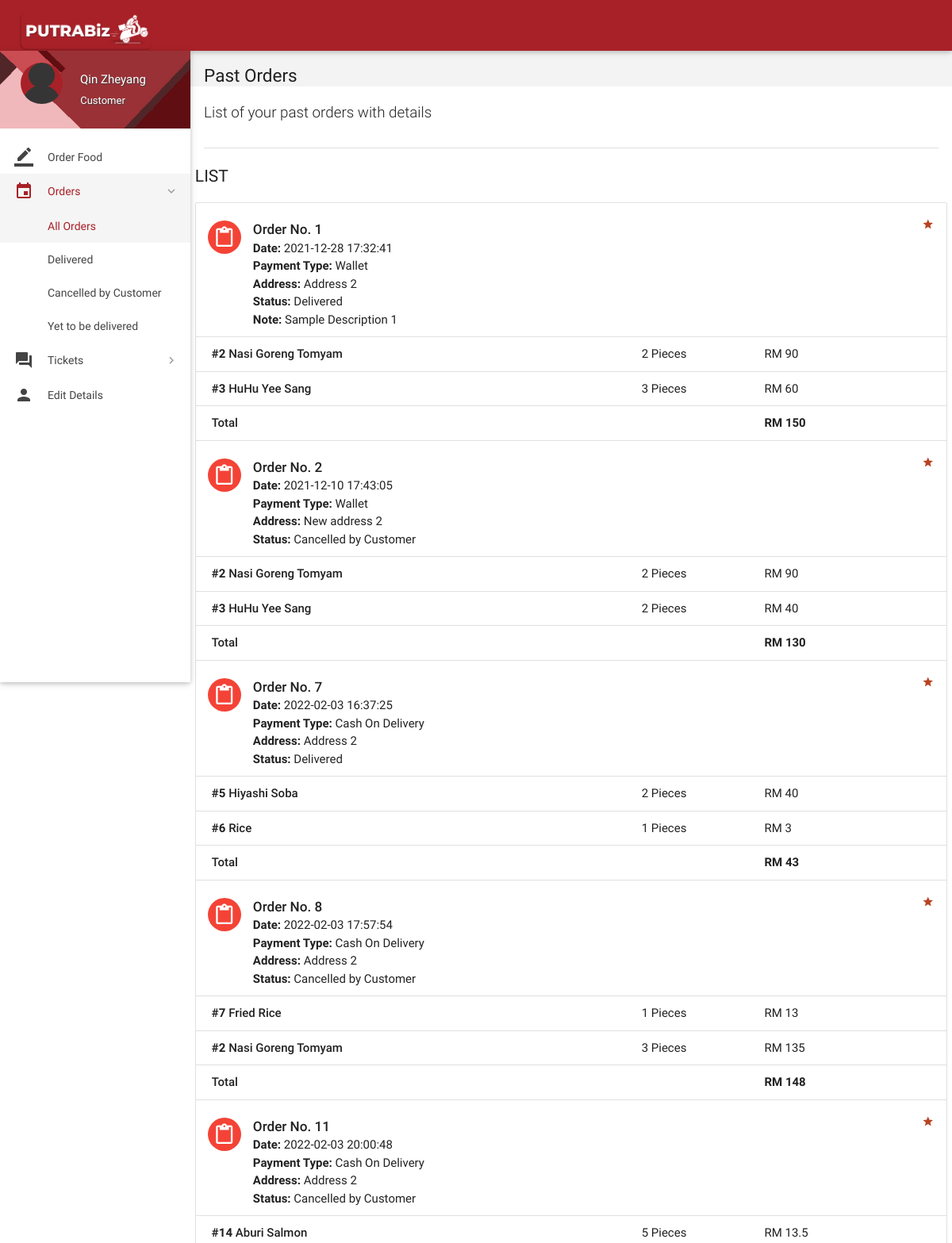
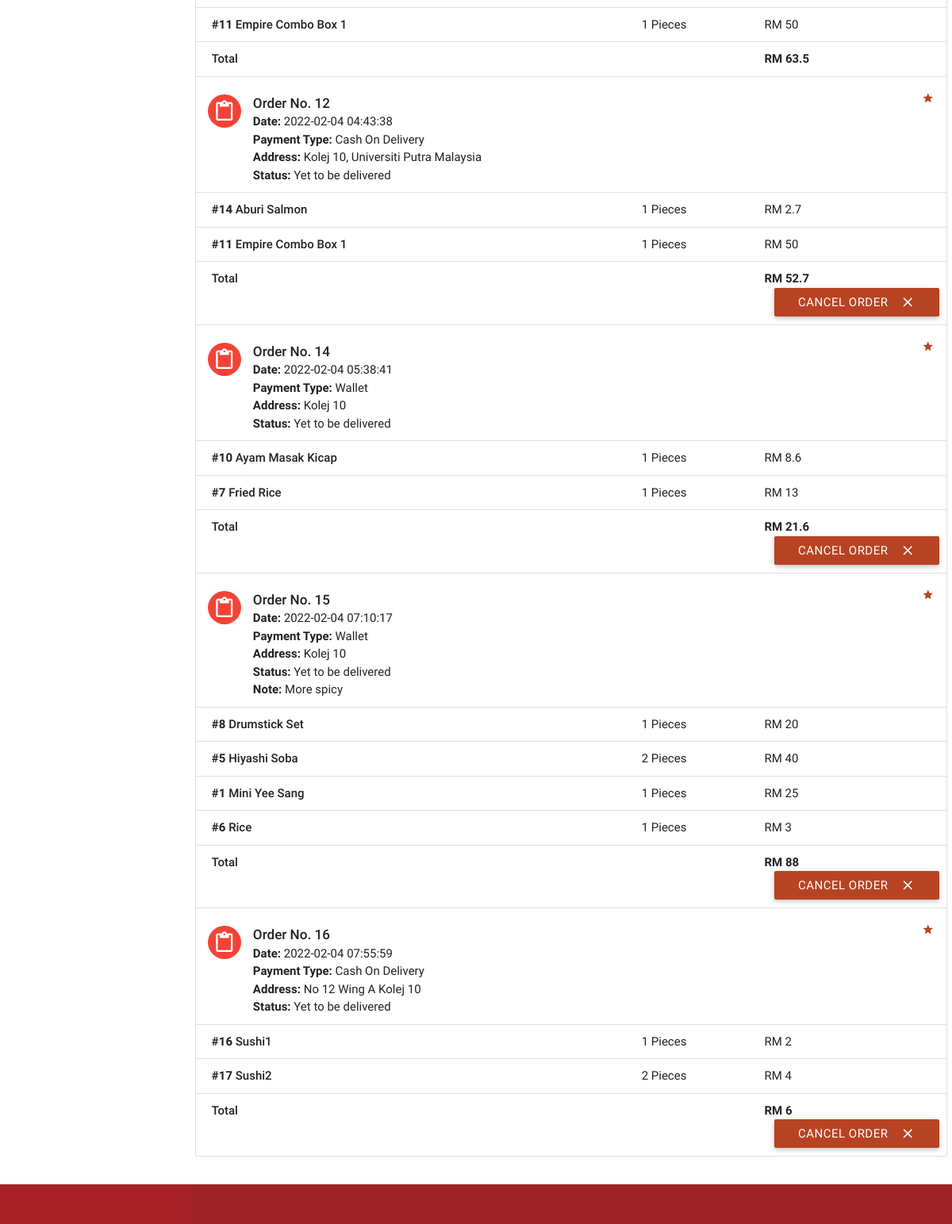
The app's page /Codes/orders.php (signed in) with its own data (2 pictures, top to bottom).
### tables this page shows
CREATE TABLE `orders` (
  `id` int(11) NOT NULL,
  `customer_id` int(11) NOT NULL,
  `address` varchar(300) NOT NULL,
  `description` varchar(300) NOT NULL,
  `date` datetime NOT NULL DEFAULT current_timestamp(),
  `payment_type` varchar(16) NOT NULL DEFAULT 'Wallet',
  `total` float NOT NULL,
  `status` varchar(25) NOT NULL DEFAULT 'Yet to be delivered',
  `deleted` tinyint(4) NOT NULL DEFAULT 0,
  `business_id` int(11) NOT NULL
);

CREATE TABLE `order_details` (
  `id` int(11) NOT NULL,
  `order_id` int(11) NOT NULL,
  `item_id` int(11) NOT NULL,
  `quantity` int(11) NOT NULL,
  `price` float NOT NULL
);

CREATE TABLE `items` (
  `id` int(11) NOT NULL,
  `name` varchar(20) NOT NULL,
  `price` float NOT NULL,
  `deleted` tinyint(4) NOT NULL DEFAULT 0,
  `business_id` int(11) NOT NULL
);

### Codes/includes/connect.php (called while the page is built, shortened)
<?php
if(isset($_SESSION['name'])){
    $name = $_SESSION['name'];
}
if(isset($_SESSION['role'])){
    $role = $_SESSION['role'];
}
?>

### Codes/includes/wallet.php (called while the page is built, shortened)
<?php
$user_id=$_SESSION['user_id'];
?>

### Codes/orders.php (the view, shortened to what this page needs)
<?php
include 'includes/connect.php';
include 'includes/wallet.php';
	if($_SESSION['customer_sid']==session_id())
	{
		?>
<!DOCTYPE html>
<html lang="en">
<head>
  <link href="css/materialize.min.css" type="text/css" rel="stylesheet" media="screen,projection">
  <link href="css/style.min.css" type="text/css" rel="stylesheet" media="screen,projection">
  <link href="css/custom/custom.min.css" type="text/css" rel="stylesheet" media="screen,projection">
  <link href="js/plugins/perfect-scrollbar/perfect-scrollbar.css" type="text/css" rel="stylesheet" media="screen,projection">
</head>
<body>
  <header id="header" class="page-topbar">
        <div class="navbar-fixed">
            <nav class="navbar-color">
                <div class="nav-wrapper">
                    <ul class="left">
                      <li><h1 class="logo-wrapper"><a href="index.php" class="brand-logo darken-1"><img src="images/rider6.png" alt="logo"></a> <span class="logo-text">Logo</span></h1></li>
                    </ul>
                </div>
            </nav>
        </div>
  </header>
  <div id="main">
    <div class="wrapper">
      <aside id="left-sidebar-nav">
        <ul id="slide-out" class="side-nav fixed leftside-navigation">
            <li class="user-details cyan darken-2">
            <div class="row">
                <div class="col col s4 m4 l4">
                    <img src="images/avatar.jpg" alt="" class="circle responsive-img valign profile-image">
                </div>
                <div class="col col s8 m8 l8">
                    <a class="btn-flat dropdown-button waves-effect waves-light white-text profile-btn" href="#" data-activates="profile-dropdown"><?php echo $name;?> <i class="mdi-navigation-arrow-drop-down right"></i></a>
                    <p class="user-roal"><?php echo $role;?></p>
                </div>
            </div>
            </li>
            <li class="bold"><a href="index.php" class="waves-effect waves-cyan"><i class="mdi-editor-border-color"></i> Order Food</a>
            </li>
                <li class="no-padding">
                    <ul class="collapsible collapsible-accordion">
                        <li class="bold"><a class="collapsible-header waves-effect waves-cyan active"><i class="mdi-editor-insert-invitation"></i> Orders</a>
                            <div class="collapsible-body">
                                <ul>
								<li class="<?php
								if(!isset($_GET['status'])){
										echo 'active';
									}?>
									"><a href="orders.php">All Orders</a>
                                </li>
								<?php
									$sql = mysqli_query($con, "SELECT DISTINCT status FROM orders  WHERE customer_id = $user_id;;");
									while($row = mysqli_fetch_array($sql)){
                                    echo '<li class='.(isset($_GET['status'])?($status == $_GET['status'] ? 'active' : ''): '').'><a href="orders.php?status='.$row['status'].'">'.$row['status'].'</a>
                                    </li>';
									}
									?>
                                </ul>
                            </div>
                        </li>
                    </ul>
                </li>
                <li class="no-padding">
                    <ul class="collapsible collapsible-accordion">
                        <li class="bold"><a class="collapsible-header waves-effect waves-cyan"><i class="mdi-action-question-answer"></i> Tickets</a>
                        </li>
                    </ul>
                </li>
            <li class="bold"><a href="details.php" class="waves-effect waves-cyan"><i class="mdi-social-person"></i> Edit Details</a>
            </li>
        </ul>
        </aside>
      <section id="content">
        <div id="breadcrumbs-wrapper">
          <div class="container">
            <div class="row">
              <div class="col s12 m12 l12">
                <h5 class="breadcrumbs-title">Past Orders</h5>
              </div>
            </div>
          </div>
        </div>
        <div class="container">
          <p class="caption">List of your past orders with details</p>
          <div class="divider"></div>
<div id="work-collections" class="seaction">
					<?php
					if(isset($_GET['status'])){
						$status = $_GET['status'];
					}
					else{
						$status = '%';
					}
					$sql = mysqli_query($con, "SELECT * FROM orders WHERE customer_id = $user_id AND status LIKE '$status';;");
					echo '              <div class="row">
                <div>
                    <h4 class="header">List</h4>
                    <ul id="issues-collection" class="collection">';
					while($row = mysqli_fetch_array($sql))
					{
						$status = $row['status'];
						echo '<li class="collection-item avatar">
                              <i class="mdi-content-content-paste red circle"></i>
                              <span class="collection-header">Order No. '.$row['id'].'</span>
                              <p><strong>Date:</strong> '.$row['date'].'</p>
                              <p><strong>Payment Type:</strong> '.$row['payment_type'].'</p>
							  <p><strong>Address: </strong>'.$row['address'].'</p>
                              <p><strong>Status:</strong> '.($status=='Paused' ? 'Paused <a  data-position="bottom" data-delay="50" data-tooltip="Please contact administrator for further details." class="btn-floating waves-effect waves-light tooltipped cyan">    ?</a>' : $status).'</p>
							  '.(!empty($row['description']) ? '<p><strong>Note: </strong>'.$row['description'].'</p>' : '').'
							  <a href="#" class="secondary-content"><i class="mdi-action-grade"></i></a>
                              </li>';
						$order_id = $row['id'];
						$sql1 = mysqli_query($con, "SELECT * FROM order_details WHERE order_id = $order_id;");
						while($row1 = mysqli_fetch_array($sql1))
						{
							$item_id = $row1['item_id'];
							$sql2 = mysqli_query($con, "SELECT * FROM items WHERE id = $item_id;");
							while($row2 = mysqli_fetch_array($sql2)){
								$item_name = $row2['name'];
							}
							echo '<li class="collection-item">
                            <div class="row">
                            <div class="col s7">
                            <p class="collections-title"><strong>#'.$row1['item_id'].'</strong> '.$item_name.'</p>
                            </div>
                            <div class="col s2">
                            <span>'.$row1['quantity'].' Pieces</span>
                            </div>
                            <div class="col s3">
                            <span>RM '.$row1['price'].'</span>
                            </div>
                            </div>
                            </li>';
							$id = $row1['order_id'];
						}
								echo'<li class="collection-item">
                                        <div class="row">
                                            <div class="col s7">
                                                <p class="collections-title"> Total</p>
                                            </div>
                                            <div class="col s2">
											<span> </span>
                                            </div>
                                            <div class="col s3">
                                                <span><strong>RM '.$row['total'].'</strong></span>
                                            </div>';
								if(!preg_match('/^Cancelled/', $status)){
									if($status != 'Delivered'){
								echo '<form action="routers/cancel-order.php" method="post">
										<input type="hidden" value="'.$id.'" name="id">
										<input type="hidden" value="Cancelled by Customer" name="status">
										<input type="hidden" value="'.$row['payment_type'].'" name="payment_type">
										<button class="btn waves-effect waves-light right submit" type="submit" name="action">Cancel Order
                                              <i class="mdi-content-clear right"></i>
										</button>
										</form>';
								}
								}
								echo'</div></li>';
					}
					?>
					 </ul>
                </div>
              </div>
            </div>
        </div>
      </section>
    </div>
  </div>
  <footer class="page-footer">
    <div class="footer-copyright">
  </footer>
</body>
</html>
<?php
	}
?>

### records on screen
orders: id "1", date "2021-12-28 17:32:41", payment_type "Wallet", address "Address 2", status "Delivered", description "Sample Description 1", total "150"
order_details: item "2", item.name "Nasi Goreng Tomyam", quantity "2", price "90"
order_details: item "3", item.name "HuHu Yee Sang", quantity "3", price "60"
orders: id "2", date "2021-12-10 17:43:05", payment_type "Wallet", address "New address 2", status "Cancelled by Customer", total "130"
order_details: item "2", item.name "Nasi Goreng Tomyam", quantity "2", price "90"
order_details: item "3", item.name "HuHu Yee Sang", quantity "2", price "40"
orders: id "7", date "2022-02-03 16:37:25", payment_type "Cash On Delivery", address "Address 2", status "Delivered", total "43"
order_details: item "5", item.name "Hiyashi Soba", quantity "2", price "40"
order_details: item "6", item.name "Rice", quantity "1", price "3"
orders: id "8", date "2022-02-03 17:57:54", payment_type "Cash On Delivery", address "Address 2", status "Cancelled by Customer", total "148"
order_details: item "7", item.name "Fried Rice", quantity "1", price "13"
order_details: item "2", item.name "Nasi Goreng Tomyam", quantity "3", price "135"
orders: id "11", date "2022-02-03 20:00:48", payment_type "Cash On Delivery", address "Address 2", status "Cancelled by Customer", total "63.5"
order_details: item "14", item.name "Aburi Salmon", quantity "5", price "13.5"
order_details: item "11", item.name "Empire Combo Box 1", quantity "1", price "50"
orders: id "12", date "2022-02-04 04:43:38", payment_type "Cash On Delivery", address "Kolej 10, Universiti Putra Malaysia", status "Yet to be delivered", total "52.7"
order_details: item "14", item.name "Aburi Salmon", quantity "1", price "2.7"
order_details: item "11", item.name "Empire Combo Box 1", quantity "1", price "50"
orders: id "14", date "2022-02-04 05:38:41", payment_type "Wallet", address "Kolej 10", status "Yet to be delivered", total "21.6"
order_details: item "10", item.name "Ayam Masak Kicap", quantity "1", price "8.6"
order_details: item "7", item.name "Fried Rice", quantity "1", price "13"
orders: id "15", date "2022-02-04 07:10:17", payment_type "Wallet", address "Kolej 10", status "Yet to be delivered", description "More spicy", total "88"
order_details: item "8", item.name "Drumstick Set", quantity "1", price "20"
order_details: item "5", item.name "Hiyashi Soba", quantity "2", price "40"
order_details: item "1", item.name "Mini Yee Sang", quantity "1", price "25"
order_details: item "6", item.name "Rice", quantity "1", price "3"
orders: id "16", date "2022-02-04 07:55:59", payment_type "Cash On Delivery", address "No 12 Wing A Kolej 10", status "Yet to be delivered", total "6"
order_details: item "16", item.name "Sushi1", quantity "1", price "2"
order_details: item "17", item.name "Sushi2", quantity "2", price "4"

### other values on screen
$name "Qin Zheyang"
$role "Customer"
$row['status'] "Delivered"
$row['status'] "Cancelled by Customer"
$row['status'] "Yet to be delivered"
